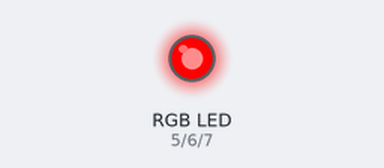
This sketch was run on a simulated Arduino Uno, built with avr-gcc and run on an emulated ATmega328P. Shown: an RGB LED mixed from three pins (HIGH = lit).

Above: at 0.05 s.
At 0.2 s:
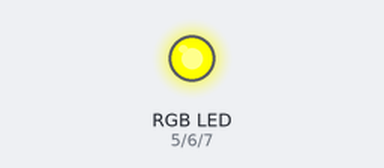
At 0.35 s:
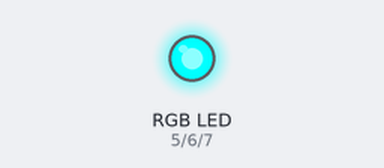
At 0.55 s:
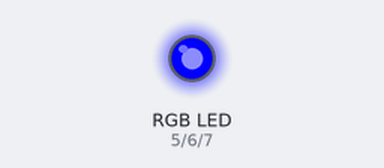
At 0.65 s:
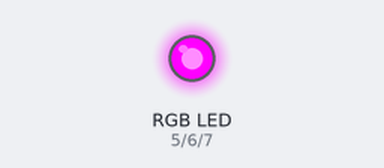
Timing chart, 0 to 3.0 s (numbered marks = the images above):
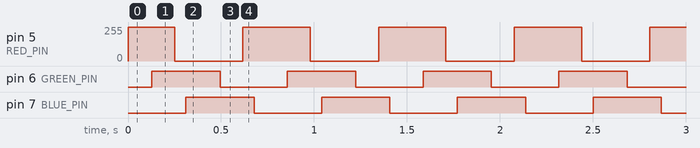

The sketch:

rainbow.ino
```cpp
const int RED_PIN = 5;
const int GREEN_PIN = 6;
const int BLUE_PIN = 7;

const int NUM_LEDS = 143;
const int BLINK_DELAY = 5;  // Delay between color changes in milliseconds

void setup() {
  pinMode(RED_PIN, OUTPUT);
  pinMode(GREEN_PIN, OUTPUT);
  pinMode(BLUE_PIN, OUTPUT);
}

void setColor(int red, int green, int blue) {
  analogWrite(RED_PIN, red);
  analogWrite(GREEN_PIN, green);
  analogWrite(BLUE_PIN, blue);
}

void loop() {
  for (int i = 0; i < NUM_LEDS; i++) {
    int hue = map(i, 0, NUM_LEDS, 0, 255);
    int rgb[3];
    calculateRGB(hue, rgb);
    setColor(rgb[0], rgb[1], rgb[2]);
    delay(BLINK_DELAY);
  }
}

void calculateRGB(int hue, int rgb[]) {
  int segment = hue / 43;  // Divide the color wheel into 6 segments
  int offset = hue % 43;    // Calculate the position within the segment

  int rampUp = offset * 6;
  int rampDown = 255 - rampUp;

  switch (segment) {
    case 0:  // Red to Yellow
      rgb[0] = 255;
      rgb[1] = rampUp;
      rgb[2] = 0;
      break;
    case 1:  // Yellow to Green
      rgb[0] = rampDown;
      rgb[1] = 255;
      rgb[2] = 0;
      break;
    case 2:  // Green to Cyan
      rgb[0] = 0;
      rgb[1] = 255;
      rgb[2] = rampUp;
      break;
    case 3:  // Cyan to Blue
      rgb[0] = 0;
      rgb[1] = rampDown;
      rgb[2] = 255;
      break;
    case 4:  // Blue to Magenta
      rgb[0] = rampUp;
      rgb[1] = 0;
      rgb[2] = 255;
      break;
    default: // Magenta to Red
      rgb[0] = 255;
      rgb[1] = 0;
      rgb[2] = rampDown;
      break;
  }
}
```

Measured:
- by itself, pin 5 (RED_PIN): repeats every 0.73 s: 0/255 0.37 s, 255/255 0.36 s
- by itself, pin 6 (GREEN_PIN), pin 7 (BLUE_PIN): alternates HIGH for 0.37 s and LOW for 0.36 s
